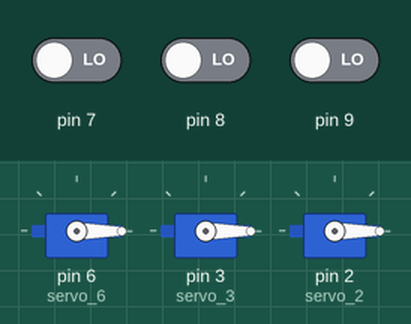
A sketch run on a simulated Arduino Uno, built with avr-gcc and run on an emulated ATmega328P. Parts: 3 × servo. The test bench sets the inputs (shaded band); at power-on: pin 7 LOW, pin 8 LOW, pin 9 LOW.

Above: at 1.4 s.
1.5 s: pin 7 driven HIGH
At 1.8 s:
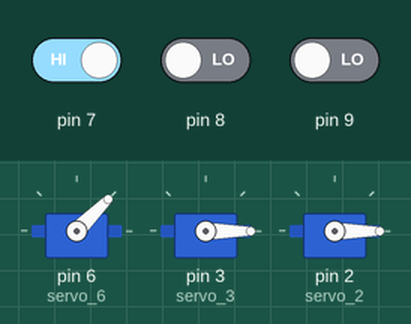
3.0 s: pin 8 driven HIGH
At 4.3 s:
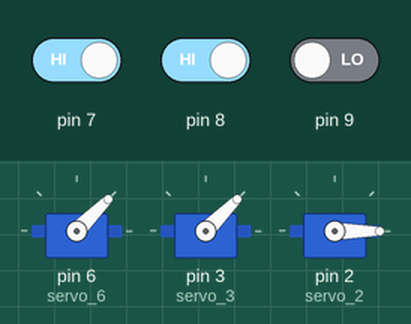
4.6 s: pin 9 driven HIGH
At 5.5 s:
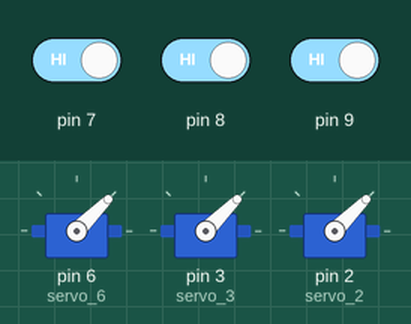
6.2 s: pin 7 driven LOW
At 6.8 s:
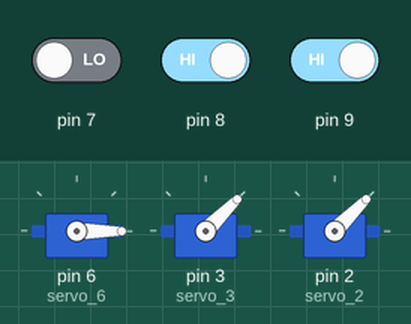
7.8 s: pin 8 driven LOW
At 9.1 s:
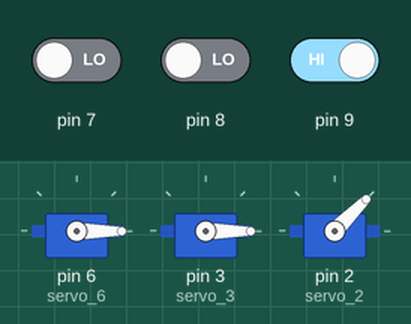
9.4 s: pin 7 driven HIGH
At 10.6 s:
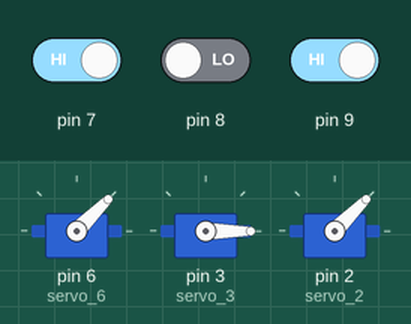
Timing chart, 0 to 12.1 s (numbered marks = the images above; inputs shaded):
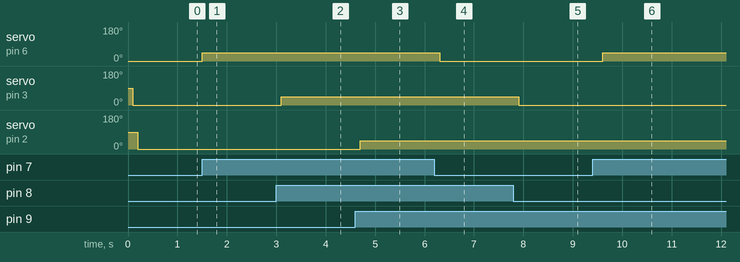

The sketch:

motion_sensor_1.ino
```cpp
// C++ code
//
#include <Servo.h>

Servo servo_6;

Servo servo_3;

Servo servo_2;

void setup()
{
  pinMode(7, INPUT);
  servo_6.attach(6, 500, 2500);
  pinMode(8, INPUT);
  servo_3.attach(3, 500, 2500);
  pinMode(9, INPUT);
  servo_2.attach(2, 500, 2500);
}

void loop()
{
  if (digitalRead(7) == 1) {
    servo_6.write(45);
    delay(100); // Wait for 100 millisecond(s)
  } else {
    servo_6.write(0);
    delay(100); // Wait for 100 millisecond(s)
  }
  if (digitalRead(8) == 1) {
    servo_3.write(45);
    delay(100); // Wait for 100 millisecond(s)
  } else {
    servo_3.write(0);
    delay(100); // Wait for 100 millisecond(s)
  }
  if (digitalRead(9) == 1) {
    servo_2.write(45);
    delay(100); // Wait for 100 millisecond(s)
  } else {
    servo_2.write(0);
    delay(100); // Wait for 100 millisecond(s)
  }
}
```

Measured:
- after the input at 1.5 s, servo on pin 6 (servo_6): 0° → 45° at once
- after the input at 3.0 s, servo on pin 3 (servo_3): 0° → 45° after 0.10 s
- after the input at 4.6 s, servo on pin 2 (servo_2): 0° → 45° after 0.10 s
- after the input at 6.2 s, servo on pin 6 (servo_6): 45° → 0° after 0.11 s
- after the input at 7.8 s, servo on pin 3 (servo_3): 45° → 0° after 0.11 s
- after the input at 9.4 s, servo on pin 6 (servo_6): 0° → 45° after 0.21 s
